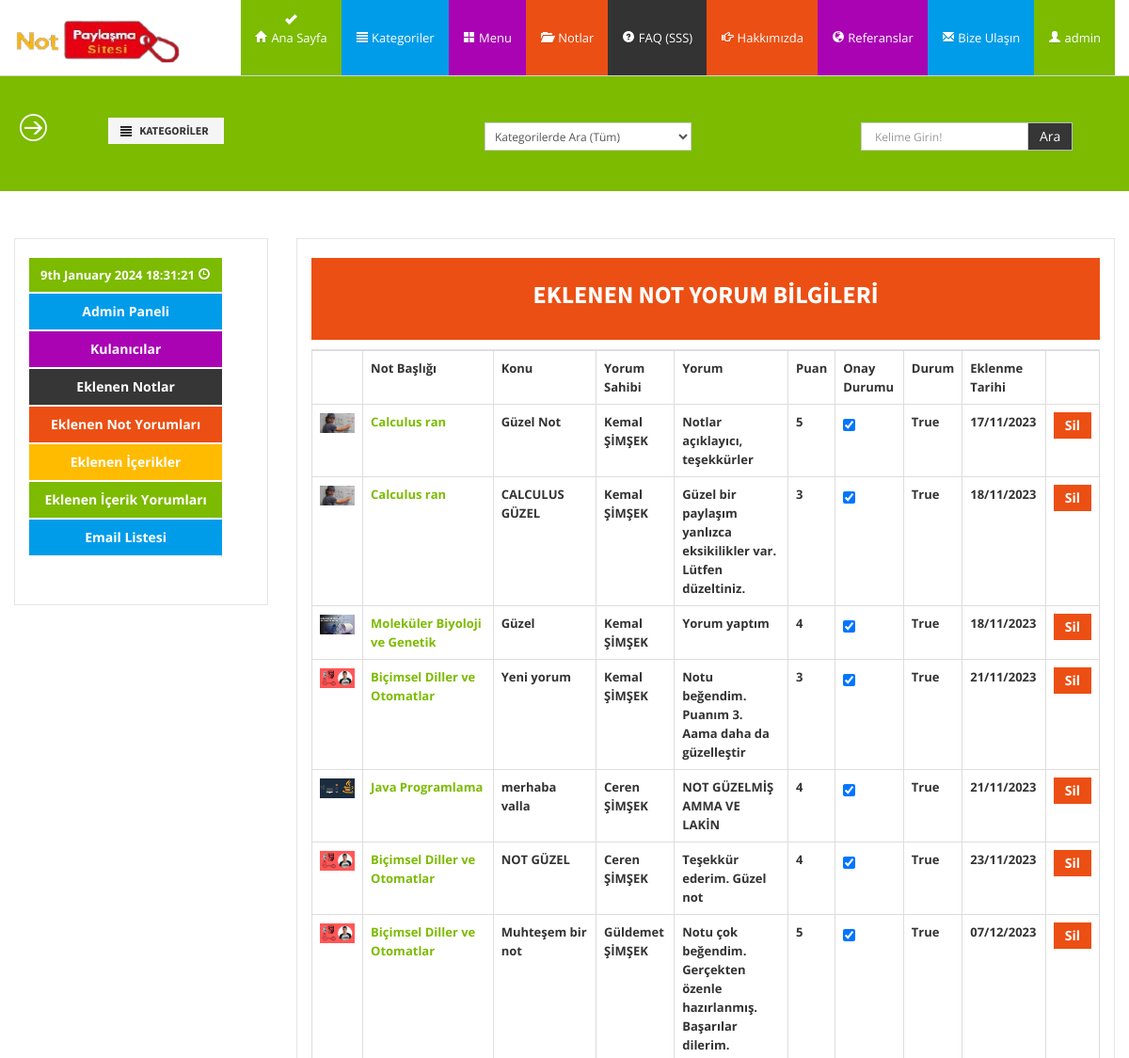
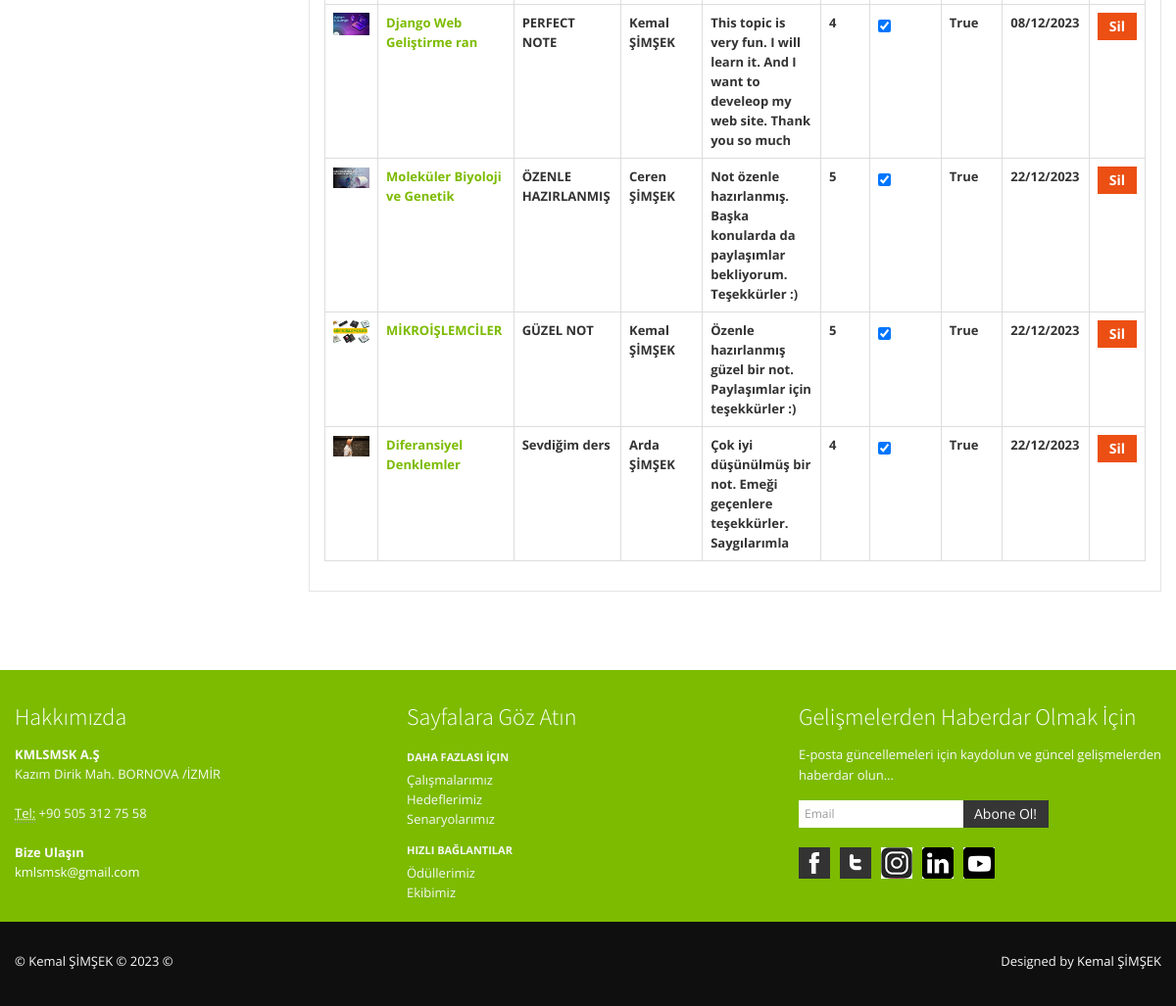
The app's page /user/allcomments/ (signed in) with its own data (2 pictures, top to bottom).
### notes/models.py (models this page shows, shortened)
class Comment(models.Model):
    STATUS=(
        ('New', 'Yeni'),
        ('True', 'Evet'),
        ('False', 'Hayır'),
    )
    note=models.ForeignKey(Notes, on_delete=models.CASCADE)
    user=models.ForeignKey(User, on_delete=models.CASCADE)
    subject=models.CharField(max_length=60, blank=True)
    comment=models.TextField(max_length=250, blank=True)
    rate=models.IntegerField(blank=True)
    status=models.CharField(max_length=10, choices=STATUS, default='New')
    ip=models.CharField(blank=True, max_length=20)
    create_at=models.DateTimeField(auto_now_add=True)
    update_at=models.DateTimeField(auto_now=True)

class Notes(models.Model):
    STATUS=(
        ('True', 'Evet'),
        ('False', 'Hayır'),
        ('New', 'Yeni'),
    )
    DURUM=(
        ('False', 'Hayır'),
        ('True', 'Evet'),
    )
    category=models.ForeignKey(Category, on_delete=models.CASCADE) #Kategori tablosu ile ilişki
    title=models.CharField(max_length=30)
    user=models.ForeignKey(User, on_delete=models.CASCADE)
    keywords=models.CharField(max_length=255)
    description=models.CharField(max_length=255)
    image=models.ImageField(blank=True, upload_to='images/')
    filePdf = models.FileField(upload_to='pdfs/')
    share=models.CharField(max_length=10, choices=DURUM)
    detail=RichTextUploadingField()
    slug=models.SlugField(null=False, unique=True)
    status=models.CharField(max_length=10, choices=STATUS)
    create_at=models.DateTimeField(auto_now_add=True)
    update_at=models.DateTimeField(auto_now=True)
    def image_tag(self):     #Eklenen Fonksiyon
        return mark_safe('<img src="{}" height="50"/>'.format(self.image.url))
    image_tag.short_description = 'Image'

### home/models.py (models this page shows, shortened)
class Settings(models.Model):
    STATUS=(
        ('True', 'Evet'),
        ('False', 'Hayir'),
    )
    title=models.CharField(max_length=200)
    keywords=models.CharField(max_length=255)
    description=models.CharField(max_length=255)
    company=models.CharField(max_length=100)
    address=models.CharField(blank=True,max_length=150)
    googleMap=models.CharField(blank=True, max_length=255)
    phone=models.CharField(blank=True, max_length=20)
    fax=models.CharField(blank=True,max_length=20)
    email=models.CharField(blank=True, max_length=60)
    smtpserver=models.CharField(blank=True,max_length=30)
    smtpemail=models.CharField(blank=True,max_length=30)
    smtppassword=models.CharField(blank=True,max_length=30)
    smtpport=models.CharField(blank=True,max_length=10)
    icon=models.ImageField(blank=True, upload_to='images/')
    facebook=models.CharField(blank=True,max_length=50)
    instagram=models.CharField(blank=True,max_length=50)
    twitter=models.CharField(blank=True,max_length=50)
    youtube=models.CharField(blank=True,max_length=70)
    linkedin=models.CharField(blank=True,max_length=90)
    aboutus=RichTextUploadingField(blank=True)
    contact=RichTextUploadingField(blank=True)
    references=RichTextUploadingField(blank=True)
    status=models.CharField(max_length=10, choices=STATUS)
    create_at=models.DateTimeField(auto_now_add=True)
    update_at=models.DateTimeField(auto_now=True)

### user/views.py (the view)
# urls.py: path('allcomments/', views.allcomments, name='allcomments'),
@login_required(login_url='/login')
def allcomments(request):
    settings=Settings.objects.get(pk=1)
    menu=Menu.objects.all()
    category=Category.objects.all()
    comments=Comment.objects.filter()
    context= {
        'category': category,
        'comments': comments,
        'settings': settings,
        'menu': menu,
    }
    return render(request, 'admin_comments.html', context)

### user/templates/admin_comments.html (shortened to what this page needs)
{% extends "homebase.html" %}
{% load static %}
{% block content  %}
{% include "head.html" %}
{% include "header.html" %}
{% include "search.html" %}
<section id="maincontent">
    <div class="container">
      <div class="row">
        <div class="span3">
          <aside>
            <div class="widget">
              {% include "admin_panel.html" %}
            </div>
          </aside>
        </div>
        <div class="span9">
          <aside>
            <div class="widget">
              <div class="well well-danger">
                <center><b> <h3>EKLENEN NOT YORUM BİLGİLERİ </b></h3></center>
              </div>
              <table class="table table-bordered">
                <tr>
                  <th> </th>
                  <th> Not Başlığı</th>
                  <th> Konu </th>
                  <th> Yorum Sahibi</th>
                  <th> Yorum </th>
                  <th> Puan </th>
                  <th> Onay Durumu </th>
                  <th> Durum </th>
                  <th> Eklenme Tarihi </th>
                  <th>  </th>
                </tr>
                {% for rs in comments %}
                <tr>
                  <th> <a href="{% url 'note_details' rs.note.id rs.note.slug %}">
                    <img src="{{rs.note.image.url}}"></a> </th>
                  <th> <a href="{% url 'note_details' rs.note.id rs.note.slug %}">
                    {{rs.note.title}} </a> </th>
                  <th>{{rs.subject}} </th>
                  <th>{{rs.user.first_name}}  {{rs.user.last_name}} </th>
                  <th> {{rs.comment}}</th>
                  <th> {{rs.rate}}</th>
                  <th>
                    {% if rs.status == 'True'  %}
                    <input type="checkbox" checked onchange="document.location.href='/user/adminnotcommentaccept/{{rs.id}}';"/>
                       {% else %}
                       <input type="checkbox" onchange="if(this.checked) document.location.href='/user/admincommentaccept/{{rs.id}}';"/>
                      {% endif %}
                  </th>
                  <th> {{rs.status}} </th>
                  <th> {{rs.create_at  |date:"d/m/Y" }}</th>
                  <th>
                    <a href="/user/admindeletecomment/{{rs.id}}" onclick=" return confirm ('Silmek istediğinden emin misin?')" type="button" class="btn btn-danger"> Sil </button>
                    </th>
                </tr>
                {% endfor %}
              </table>
            </div>
          </aside>
        </div>
      </div>
    </div>
  </section>
  {% endblock content  %}

### home/templates/header.html (shortened to what this page needs)
{% load static %}
<header>
  <div class="navbar navbar-fixed-top">
    <div class="navbar-inner bg-info mx-auto">
      <div class="container">
        <a class="brand logo" href="/">
          <img src="{% static "assets/img/logo.png" %}" width="180"/>
        </a>
        <div>
          <nav>
            <ul class="nav topnav">
              <li class="dropdown bg-info success active">
                <a href="/"><i class="icon-home icon-white"></i> Ana Sayfa</a>
              </li>
              {% load mptt_tags %}
              <li class="dropdown primary">
                <a href="#"><i class="icon-align-justify icon-white"></i> Kategoriler</a>
              </li>
              <li class="dropdown info">
                <a href="#"><i class=" icon-th-large icon-white"></i> Menu</a>
              </li>
              <li class="dropdown danger">
                <a href="#"><i class="icon-folder-open icon-white"></i> Notlar</a>
              </li>
              <li class="dropdown inverse">
                <a href="#"><i class="icon-question-sign icon-white"></i> FAQ (SSS) </a>
              </li>
              <li class="dropdown danger">
                <a href="#"><i class=" icon-hand-right icon-white"></i> Hakkımızda</a>
              </li>
              <li class="dropdown info">
                <a href="#"><i class="icon-globe icon-white"></i> Referanslar</a>
              </li>
              <li class="dropdown primary">
                <a href="#"><i class="icon-envelope icon-white"></i> Bize Ulaşın</a>
              </li>
              <li class="dropdown success">
                {% if user.id is not None %}
                <a href="#"> <i class="icon-user icon-white"> </i>
                   {{user.username}} </a>
                {%endif%}
              </li>
            </ul>
          </nav>
        </div>
      </div>
    </div>
  </div>
</header>

### home/templates/footer.html (shortened to what this page needs)
{% load static %}
 <footer class="footer">
  <div class="container">
    <div class="row">
      <div class="span4">
        <div class="widget">
          <h4>Hakkımızda</h4>
          <address>
        <strong>{{settings.company}} </strong><br>
        {{settings.address}}<br>
        <br>
        <abbr title="Phone">Tel:</abbr> {{settings.phone}}
        </address>
          <address>
        <strong>Bize Ulaşın</strong><br>
        <a href="mailto:{{settings.email}}">{{settings.email}}</a>
        </address>
        </div>
      </div>
      <div class="span4">
        <div class="widget">
          <h4>Sayfalara Göz Atın</h4>
          <ul class="nav nav-list regular">
            <li class="nav-header">Daha Fazlası İçin</li>
            <li><a href="#">Çalışmalarımız</a></li>
            <li><a href="#">Hedeflerimiz</a></li>
            <li><a href="#">Senaryolarımız</a></li>
            <li class="nav-header">Hızlı Bağlantılar</li>
            <li><a href="#">Ödüllerimiz</a></li>
            <li><a href="#">Ekibimiz</a></li>
          </ul>
        </div>
      </div>
      <div class="span4">
        <div class="widget">
          <h4>Gelişmelerden Haberdar Olmak İçin</h4>
          <form class="form-horizontal" action="/curriculumVitae/addlistmail/" method="post">
            <fieldset>
              <p>
                E-posta güncellemeleri için kaydolun ve güncel gelişmelerden haberdar olun...
              </p>
              <div class="input-prepend input-append">
                <input class="span2" id="email" name="email" type="text" placeholder="Email">
                <button class="btn btn-inverse" type="submit">Abone Ol!</button>
              </div>
            </fieldset>
          </form>
          <ul class="social_small">
            <li class="facebook first"><a href="{{settings.facebook}}" title="Facebook">Facebook</a></li>
            <li class="twitt"><a href="{{settings.twitter}}" title="Twitter">Twitter</a></li>
            <li class="googleplus"><a href="{{settings.instagram}}" title="Instagram">Instagram</a></li>
            <li class="flickr"><a href="{{settings.linkedin}}" title="Linkedin">Linkedin</a></li>
            <li class="dribbble"><a href="{{settings.youtube}}" title="Youtube">Youtube</a></li>
          </ul>
        </div>
      </div>
    </div>
  </div>
  <div class="verybottom">
    <div class="container">
      <div class="row">
        <div class="span6">
          <p>&copy; Kemal ŞİMŞEK &copy; 2023 &copy; </p>
        </div>
        <div class="span6">
          <div class="pull-right">
            <div class="credits">
              Designed by <a href="https://www.linkedin.com/in/kmlsmsk/"> Kemal ŞİMŞEK</a>
            </div>
          </div>
        </div>
      </div>
    </div>
  </div>
</footer>

### home/static/assets/css/docs.css (style rules this page uses)
section { padding-top: 30px; }

### home/static/assets/css/style.css (style rules this page uses)
.row { margin-bottom:20px; }
.well-danger, .carousel-caption.danger { background: #ec4f13; color:#fff; }
header .navbar .brand.logo { padding: 0; margin-left:0; margin-top:20px; }
header nav { margin-right:-10px; }
.navbar ul.topnav { float:right; }
.navbar .nav > li > a { float: none; padding: 30px 15px 30px; color: #777777; text-decoration: none; text-shadow: none; }
.navbar .nav .active > a, .navbar .nav .active > a:hover, .navbar .nav .active > a:focus { background-image: url(../img/icons/add.png); background-position: center 15px; background-repeat: no-repeat; -webkit-transition: all 0.2s ease; -moz-transition: all 0.2s ease-in-out; -o-transition: all 0.2s ease-in-out; -ms-transition: all 0.2s ease-in-out; transition: all 0.2s ease-in-out; color:#fff; }
.navbar .nav .primary > a, .navbar .nav .primary > a:hover, .navbar .nav .primary > a:focus { background-color: #009cea; color:#fff; }
.navbar .nav .danger > a, .navbar .nav .danger > a:hover, .navbar .nav .danger > a:focus { background-color: #ec4f13; color:#fff; }
.navbar .nav .info > a, .navbar .nav .info > a:hover, .navbar .nav .info > a:focus { background-color: #a903b3; color:#fff; }
.navbar .nav .success > a, .navbar .nav .success > a:hover, .navbar .nav .success > a:focus { background-color: #7cbb00; color:#fff; }
.navbar .nav .inverse > a, .navbar .nav .inverse > a:hover, .navbar .nav .inverse > a:focus { background-color: #333; color:#fff; }
#maincontent { z-index:1000; margin:0 0 30px; }
aside { border:1px solid #e5e5e5; padding:20px 15px 0 15px; margin: 0 0 30px 0; -webkit-border-radius: 0; -moz-border-radius: 0; border-radius: 0; }
aside .widget { margin-bottom:30px; }
.social_small { margin: 0; }
.social_small li { display: inline; list-style: none; text-indent: -9999px; margin-left: 10px; float: left; -webkit-transition: all 0.3s ease-in-out; -moz-transition: all 0.3s ease-in-out; -o-transition: all 0.3s ease-in-out; -ms-transition: all 0.3s ease-in-out; transition: all 0.3s ease-in-out; }
.social_small li.first { margin-left:0; }
.social_small li a { background-repeat: no-repeat; background-position: 0 0; display: block; height: 32px; width: 32px; }
.facebook { background: url(../img/icons/social/fb.png) no-repeat; }
.googleplus { background: url(../img/icons/social/google.png) no-repeat; }
.dribbble { background: url(../img/icons/social/dribble.png) no-repeat; }
.flickr { background: url(../img/icons/social/flickr.png) no-repeat; }
.twitt { background: url(../img/icons/social/twitter.png) no-repeat; }
footer { padding-top:30px; color:#f8f8f8; }
footer h1, footer h2, footer h3, footer h4, footer h5, footer h6 { color:#fff; }
footer a, footer a:hover { color:#fff; }
footer .verybottom { padding-top:30px; background:#0f0f0f; }
footer .nav-list li, footer .nav-list li a, footer .nav-list li.nav-header { text-shadow:none; color:#f6f6f6; }
footer .nav-list li a { text-shadow:none; }
footer .nav-list.regular .nav-header { padding: 3px 0; }
footer .nav-list.regular > li > a { padding: 0; }
footer.footer .input-append button, footer.footer .input-append input { border:none; }

### home/static/assets/color/success.css (style rules this page uses)
a { color: #7cbb00; }
header .navbar .navbar-inner li.active { border-top: 5px solid #fff; background: #7cbb00; margin-top:-5px; }
footer.footer { background:#7cbb00; }

### records on screen
Comment: note.image (picture), note "Calculus ran", subject "Güzel Not", user.first_name "Kemal", user.last_name "ŞİMŞEK", comment "Notlar açıklayıcı, teşekkürler", rate "5", status "True", create_at "17/11/2023"
Comment: note.image (picture), note "Calculus ran", subject "CALCULUS GÜZEL", user.first_name "Kemal", user.last_name "ŞİMŞEK", comment "Güzel bir paylaşım yanlızca eksikilikler var. Lütfen düzeltiniz.", rate "3", status "True", create_at "18/11/2023"
Comment: note.image (picture), note "Moleküler Biyoloji ve Genetik", subject "Güzel", user.first_name "Kemal", user.last_name "ŞİMŞEK", comment "Yorum yaptım", rate "4", status "True", create_at "18/11/2023"
Comment: note.image (picture), note "Biçimsel Diller ve Otomatlar", subject "Yeni yorum", user.first_name "Kemal", user.last_name "ŞİMŞEK", comment "Notu beğendim. Puanım 3. Aama daha da güzelleştir", rate "3", status "True", create_at "21/11/2023"
Comment: note.image (picture), note "Java Programlama", subject "merhaba valla", user.first_name "Ceren", user.last_name "ŞİMŞEK", comment "NOT GÜZELMİŞ AMMA VE LAKİN", rate "4", status "True", create_at "21/11/2023"
Comment: note.image (picture), note "Biçimsel Diller ve Otomatlar", subject "NOT GÜZEL", user.first_name "Ceren", user.last_name "ŞİMŞEK", comment "Teşekkür ederim. Güzel not", rate "4", status "True", create_at "23/11/2023"
Comment: note.image (picture), note "Biçimsel Diller ve Otomatlar", subject "Muhteşem bir not", user.first_name "Güldemet", user.last_name "ŞİMŞEK", comment "Notu çok beğendim. Gerçekten özenle hazırlanmış. Başarılar dilerim.", rate "5", status "True", create_at "07/12/2023"
Comment: note.image (picture), note "Django Web Geliştirme ran", subject "PERFECT NOTE", user.first_name "Kemal", user.last_name "ŞİMŞEK", comment "This topic is very fun. I will learn it. And I want to develeop my web site. Thank you so much", rate "4", status "True", create_at "08/12/2023"
Comment: note.image (picture), note "Moleküler Biyoloji ve Genetik", subject "ÖZENLE HAZIRLANMIŞ", user.first_name "Ceren", user.last_name "ŞİMŞEK", comment "Not özenle hazırlanmış. Başka konularda da paylaşımlar bekliyorum. Teşekkürler :)", rate "5", status "True", create_at "22/12/2023"
Comment: note.image (picture), note "MİKROİŞLEMCİLER", subject "GÜZEL NOT", user.first_name "Kemal", user.last_name "ŞİMŞEK", comment "Özenle hazırlanmış güzel bir not. Paylaşımlar için teşekkürler :)", rate "5", status "True", create_at "22/12/2023"
Comment: note.image (picture), note "Diferansiyel Denklemler", subject "Sevdiğim ders", user.first_name "Arda", user.last_name "ŞİMŞEK", comment "Çok iyi düşünülmüş bir not. Emeği geçenlere teşekkürler. Saygılarımla", rate "4", status "True", create_at "22/12/2023"
Settings: company "KMLSMSK A.Ş", address "Kazım Dirik Mah. BORNOVA /İZMİR", phone "+90 505 312 75 58", email "kmlsmsk@gmail.com"

### other values on screen
{{ user.username }} "admin"
